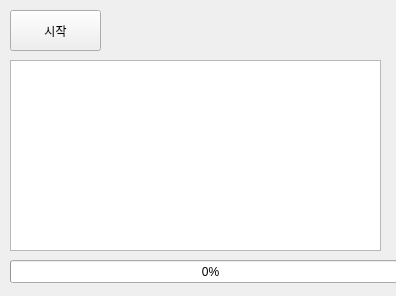
<?xml version="1.0" encoding="UTF-8"?>
<ui version="4.0">
 <class>Form</class>
 <widget class="QWidget" name="Form">
  <property name="geometry">
   <rect>
    <x>0</x>
    <y>0</y>
    <width>396</width>
    <height>296</height>
   </rect>
  </property>
  <property name="windowTitle">
   <string>Form</string>
  </property>
  <widget class="QPushButton" name="btnStart">
   <property name="geometry">
    <rect>
     <x>10</x>
     <y>10</y>
     <width>91</width>
     <height>41</height>
    </rect>
   </property>
   <property name="text">
    <string>시작</string>
   </property>
  </widget>
  <widget class="QTextBrowser" name="txbLog">
   <property name="geometry">
    <rect>
     <x>10</x>
     <y>60</y>
     <width>371</width>
     <height>191</height>
    </rect>
   </property>
   <property name="minimumSize">
    <size>
     <width>0</width>
     <height>0</height>
    </size>
   </property>
  </widget>
  <widget class="QProgressBar" name="pgbTask">
   <property name="geometry">
    <rect>
     <x>10</x>
     <y>260</y>
     <width>401</width>
     <height>23</height>
    </rect>
   </property>
   <property name="value">
    <number>0</number>
   </property>
  </widget>
 </widget>
 <resources/>
 <connections/>
</ui>
